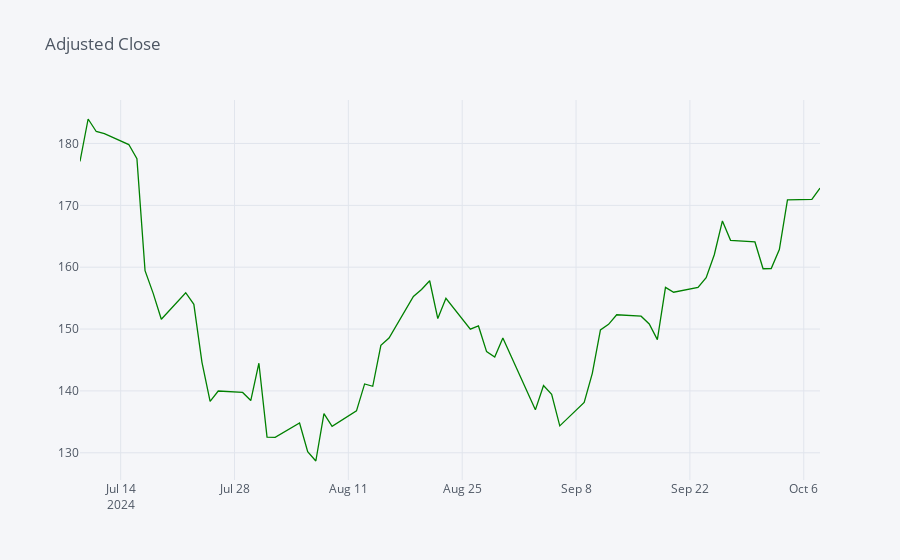

Notebook cell for this chart:
### Markdown cell above
Creating and displaying an interactive line plot of AMD's Adjusted Close Prices

### Code cell
stock_data['Adj Close'].iplot(title='Adjusted Close', colors=['green'])

### Figure 1 — Plotly figure (JSON) as saved in the notebook; plotly's stock layout.template omitted (floating-point values rounded to 4 significant figures)
{"data": [{"line": {"color": "rgba(0, 128, 0, 1.0)", "dash": "solid", "shape": "linear", "width": 1.3}, "mode": "lines", "name": "Adj Close", "text": "", "type": "scatter", "x": ["2024-07-09", "2024-07-10", "2024-07-11", "2024-07-12", "2024-07-15", "2024-07-16", "2024-07-17", "2024-07-18", "2024-07-19", "2024-07-22", "2024-07-23", "2024-07-24", "2024-07-25", "2024-07-26", "2024-07-29", "2024-07-30", "2024-07-31", "2024-08-01", "2024-08-02", "2024-08-05", "2024-08-06", "2024-08-07", "2024-08-08", "2024-08-09", "2024-08-12", "2024-08-13", "2024-08-14", "2024-08-15", "2024-08-16", "2024-08-19", "2024-08-20", "2024-08-21", "2024-08-22", "2024-08-23", "2024-08-26", "2024-08-27", "2024-08-28", "2024-08-29", "2024-08-30", "2024-09-03", "2024-09-04", "2024-09-05", "2024-09-06", "2024-09-09", "2024-09-10", "2024-09-11", "2024-09-12", "2024-09-13", "2024-09-16", "2024-09-17", "2024-09-18", "2024-09-19", "2024-09-20", "2024-09-23", "2024-09-24", "2024-09-25", "2024-09-26", "2024-09-27", "2024-09-30", "2024-10-01", "2024-10-02", "2024-10-03", "2024-10-04", "2024-10-07", "2024-10-08"], "y": [177.1, 184.0, 181.9, 181.6, 179.8, 177.6, 159.4, 155.8, 151.6, 155.9, 154, 144.6, 138.3, 140.0, 139.8, 138.4, 144.5, 132.5, 132.5, 134.8, 130.2, 128.7, 136.3, 134.3, 136.8, 141.1, 140.8, 147.4, 148.6, 155.3, 156.4, 157.8, 151.7, 155.0, 150.0, 150.5, 146.4, 145.5, 148.6, 136.9, 140.9, 139.4, 134.4, 138.1, 142.8, 149.9, 150.8, 152.3, 152.1, 150.8, 148.3, 156.7, 155.9, 156.8, 158.3, 162.0, 167.5, 164.4, 164.1, 159.8, 159.8, 162.9, 170.9, 171.0, 172.8]}], "layout": {"legend": {"bgcolor": "#F5F6F9", "font": {"color": "#4D5663"}}, "paper_bgcolor": "#F5F6F9", "plot_bgcolor": "#F5F6F9", "title": {"font": {"color": "#4D5663"}, "text": "Adjusted Close"}, "xaxis": {"gridcolor": "#E1E5ED", "showgrid": true, "tickfont": {"color": "#4D5663"}, "title": {"font": {"color": "#4D5663"}, "text": ""}, "zerolinecolor": "#E1E5ED"}, "yaxis": {"gridcolor": "#E1E5ED", "showgrid": true, "tickfont": {"color": "#4D5663"}, "title": {"font": {"color": "#4D5663"}, "text": ""}, "zerolinecolor": "#E1E5ED"}}}
